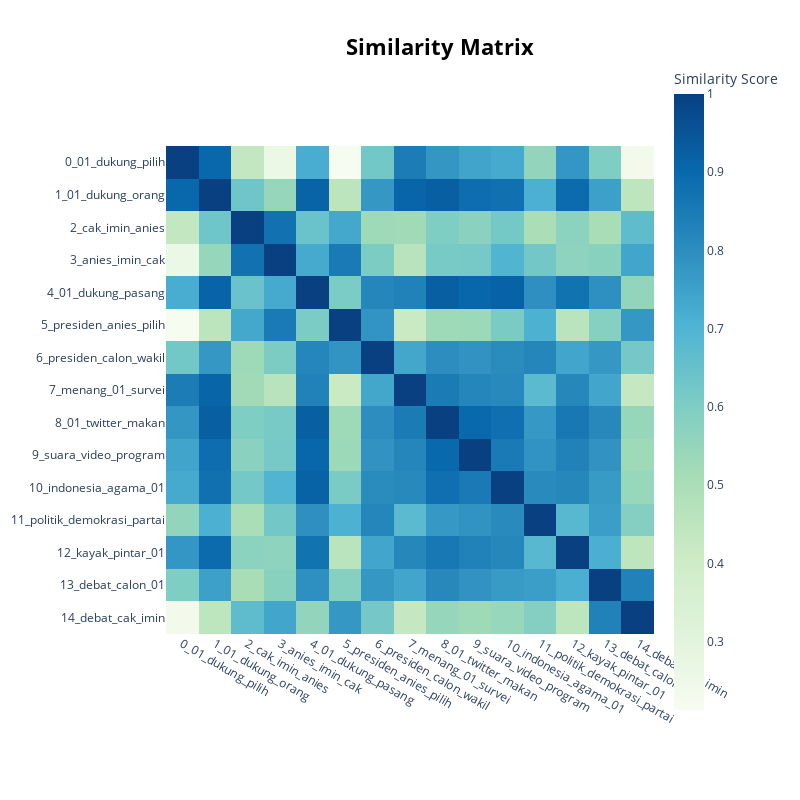

Notebook cell for this chart:
### Code cell
# Topic summary table
topic_info = topic_model_kmeans.get_topic_info()
print(topic_info)

# Interactive visualizations
topic_model_kmeans.visualize_topics()
topic_model_kmeans.visualize_barchart(top_n_topics=15)
topic_model_kmeans.visualize_heatmap()

### Figure 1 — Plotly figure (JSON) as saved in the notebook; plotly's stock layout.template omitted (floating-point values rounded to 4 significant figures; data arrays with more than 128 entries replaced by an {"elided": "..."} marker saying what was removed)
{"data": [{"coloraxis": "coloraxis", "hovertemplate": "x: %{x}<br>y: %{y}<br>Similarity Score: %{z}<extra></extra>", "name": "0", "type": "heatmap", "x": ["0_01_dukung_pilih", "1_01_dukung_orang", "2_cak_imin_anies", "3_anies_imin_cak", "4_01_dukung_pasang", "5_presiden_anies_pilih", "6_presiden_calon_wakil", "7_menang_01_survei", "8_01_twitter_makan", "9_suara_video_program", "10_indonesia_agama_01", "11_politik_demokrasi_partai", "12_kayak_pintar_01", "13_debat_calon_01", "14_debat_cak_imin"], "xaxis": "x", "y": ["0_01_dukung_pilih", "1_01_dukung_orang", "2_cak_imin_anies", "3_anies_imin_cak", "4_01_dukung_pasang", "5_presiden_anies_pilih", "6_presiden_calon_wakil", "7_menang_01_survei", "8_01_twitter_makan", "9_suara_video_program", "10_indonesia_agama_01", "11_politik_demokrasi_partai", "12_kayak_pintar_01", "13_debat_calon_01", "14_debat_cak_imin"], "yaxis": "y", "z": {"elided": "15x15 float values"}}], "layout": {"coloraxis": {"colorbar": {"title": {"text": "Similarity Score"}}, "colorscale": [[0, "rgb(247,252,240)"], [0.125, "rgb(224,243,219)"], [0.25, "rgb(204,235,197)"], [0.375, "rgb(168,221,181)"], [0.5, "rgb(123,204,196)"], [0.625, "rgb(78,179,211)"], [0.75, "rgb(43,140,190)"], [0.875, "rgb(8,104,172)"], [1, "rgb(8,64,129)"]]}, "height": 800, "hoverlabel": {"bgcolor": "white", "font": {"family": "Rockwell", "size": 16}}, "legend": {"title": {"text": "Trend"}}, "margin": {"t": 60}, "showlegend": true, "title": {"font": {"color": "Black", "size": 22}, "text": "<b>Similarity Matrix</b>", "x": 0.55, "xanchor": "center", "y": 0.95, "yanchor": "top"}, "width": 800, "xaxis": {"anchor": "y", "constrain": "domain", "domain": [0, 1], "scaleanchor": "y"}, "yaxis": {"anchor": "x", "autorange": "reversed", "constrain": "domain", "domain": [0, 1]}}}
